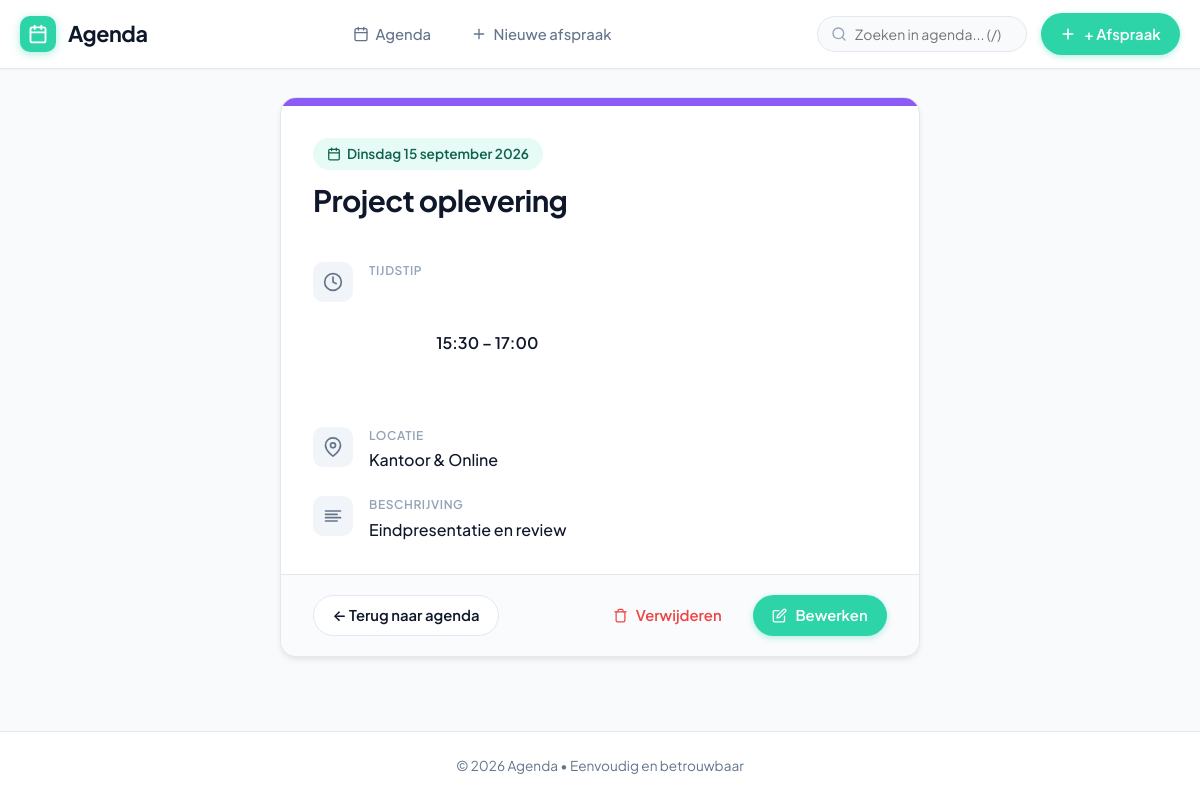
The app's page /event/6 with its own data.
### tables this page shows
CREATE TABLE events (
    id INTEGER PRIMARY KEY AUTOINCREMENT,
    title TEXT NOT NULL,
    description TEXT,
    event_date TEXT NOT NULL,
    start_time TEXT NOT NULL,
    end_time TEXT,
    location TEXT,
    color TEXT DEFAULT '#2DD4A8',
    created_at TEXT NOT NULL
, end_date TEXT);

### app.py (the view)
@app.route('/event/<int:event_id>')
def view_event(event_id):
    db = get_db()
    cursor = db.execute("SELECT * FROM events WHERE id = ?", (event_id,))
    event = cursor.fetchone()
    if not event:
        abort(404, description=f"Afspraak met ID {event_id} is niet gevonden.")
    if request.headers.get('X-Requested-With') == 'XMLHttpRequest' or request.args.get('format') == 'json':
        ev_dict = dict(event)
        ev_dict['formatted_date'] = event_date_full_range(ev_dict)
        return jsonify(ev_dict)
    return render_template('event.html', event=event)

### app.py (called while the page is built)
def get_db():
    if 'db' not in g:
        g.db = sqlite3.connect(DATABASE)
        g.db.row_factory = sqlite3.Row
        g.db.execute("PRAGMA foreign_keys = ON")
        g.db.execute("PRAGMA busy_timeout = 3000")
    return g.db

@app.before_request
def csrf_protect():
    if '_csrf_token' not in session:
        session['_csrf_token'] = secrets.token_hex(24)
    if request.method == 'POST':
        token = request.form.get('csrf_token') or request.headers.get('X-CSRFToken')
        if not token or token != session.get('_csrf_token'):
            abort(400, description="Ongeldig of ontbrekend CSRF-beveiligingstoken.")

@app.context_processor
def inject_globals():
    def csrf_token():
        if '_csrf_token' not in session:
            session['_csrf_token'] = secrets.token_hex(24)
        return session['_csrf_token']
    return {
        'csrf_token': csrf_token,
        'today_date': date.today(),
        'preset_colors': PRESET_COLORS,
        'dutch_days_short': DUTCH_DAYS_SHORT
    }

@app.template_filter('dutch_date')
def dutch_date_filter(val):
    if not val:
        return ""
    if isinstance(val, str):
        try:
            d = datetime.strptime(val, "%Y-%m-%d").date()
        except ValueError:
            return val
    elif isinstance(val, (datetime, date)):
        d = val if isinstance(val, date) else val.date()
    else:
        return str(val)
    weekday_name = DUTCH_DAYS[d.weekday()]
    month_name = DUTCH_MONTHS[d.month].lower()
    return f"{weekday_name} {d.day} {month_name} {d.year}"

@app.template_filter('event_date_full_range')
def event_date_full_range(ev):
    if not ev:
        return ""
    start_d = ev['event_date'] if isinstance(ev, (dict, sqlite3.Row)) else getattr(ev, 'event_date', '')
    end_d = ev['end_date'] if isinstance(ev, (dict, sqlite3.Row)) else getattr(ev, 'end_date', None)
    if not end_d or end_d == start_d:
        return dutch_date_filter(start_d)
    return f"{dutch_date_filter(start_d)} t/m {dutch_date_filter(end_d)}"

### templates/event.html (shortened to what this page needs)
{% extends "base.html" %}
{% block content %}
<div class="card detail-card">
    <div class="detail-badge-strip" style="background-color: {{ event.color or '#2DD4A8' }};"></div>
    <div class="detail-header">
        <div class="detail-meta-row">
            <span class="detail-date-badge">
                {{ event|event_date_full_range }}
            </span>
        </div>
        <h1 class="detail-title">{{ event.title }}</h1>
    </div>
    <div class="detail-body">
        <div class="detail-item">
            <div class="detail-icon-wrap">
                <svg width="20" height="20" viewBox="0 0 24 24" fill="none" stroke="currentColor" stroke-width="2" stroke-linecap="round" stroke-linejoin="round">
                    <circle cx="12" cy="12" r="10"></circle>
                    <polyline points="12 6 12 12 16 14"></polyline>
                </svg>
            </div>
            <div class="detail-item-content">
                <div class="detail-item-label">Tijdstip</div>
                <div class="detail-item-text" style="font-weight: 600;">
                    {% if event.start_time %}
                        {{ event.start_time }}{% if event.end_time %} &ndash; {{ event.end_time }}{% endif %}
                    {% else %}
                        Hele dag
                    {% endif %}
                </div>
            </div>
        </div>
        {% if event.location %}
            <div class="detail-item">
                <div class="detail-icon-wrap">
                    <svg width="20" height="20" viewBox="0 0 24 24" fill="none" stroke="currentColor" stroke-width="2" stroke-linecap="round" stroke-linejoin="round">
                        <path d="M21 10c0 7-9 13-9 13s-9-6-9-13a9 9 0 0 1 18 0z"></path>
                        <circle cx="12" cy="10" r="3"></circle>
                    </svg>
                </div>
                <div class="detail-item-content">
                    <div class="detail-item-label">Locatie</div>
                    <div class="detail-item-text">{{ event.location }}</div>
                </div>
            </div>
        {% endif %}
        {% if event.description %}
            <div class="detail-item">
                <div class="detail-icon-wrap">
                </div>
                <div class="detail-item-content">
                    <div class="detail-item-label">Beschrijving</div>
                    <div class="detail-item-text">{{ event.description }}</div>
                </div>
            </div>
        {% endif %}
    </div>
    <div class="detail-actions">
        <a href="{{ url_for('index') }}" class="btn btn-outline" id="btn-back">
            &larr; Terug naar agenda
        </a>
        <div style="display: flex; gap: 0.75rem; align-items: center;">
            <form action="{{ url_for('delete_event', event_id=event.id) }}" method="POST" class="delete-event-form" data-event-title="{{ event.title }}">
                <button type="submit" class="btn btn-ghost" style="color: var(--danger);" id="btn-delete">
                    <svg width="15" height="15" viewBox="0 0 24 24" fill="none" stroke="currentColor" stroke-width="2" stroke-linecap="round" stroke-linejoin="round">
                        <polyline points="3 6 5 6 21 6"></polyline>
                        <path d="M19 6v14a2 2 0 0 1-2 2H7a2 2 0 0 1-2-2V6m3 0V4a2 2 0 0 1 2-2h4a2 2 0 0 1 2 2v2"></path>
                    </svg>
                    Verwijderen
                </button>
            </form>
            <a href="{{ url_for('edit_event', event_id=event.id) }}" class="btn btn-primary" id="btn-edit">
                <svg width="15" height="15" viewBox="0 0 24 24" fill="none" stroke="currentColor" stroke-width="2" stroke-linecap="round" stroke-linejoin="round">
                    <path d="M11 4H4a2 2 0 0 0-2 2v14a2 2 0 0 0 2 2h14a2 2 0 0 0 2-2v-7"></path>
                    <path d="M18.5 2.5a2.121 2.121 0 0 1 3 3L12 15l-4 1 1-4 9.5-9.5z"></path>
                </svg>
                Bewerken
            </a>
        </div>
    </div>
</div>
{% endblock %}

### static/css/style.css (style rules this page uses)
:root { --primary: #2DD4A8; --primary-hover: #22B891; --primary-light: #E6FBF5; --primary-focus: rgba(45, 212, 168, 0.25); --primary-text: #0E624E; --bg: #F8FAFC; --surface: #FFFFFF; --surface-hover: #F1F5F9; --border: #E2E8F0; --border-light: #F1F5F9; --text-main: #0F172A; --text-muted: #64748B; --text-light: #94A3B8; --danger: #EF4444; --danger-light: #FEF2F2; --danger-hover: #DC2626; --success: #10B981; --success-light: #ECFDF5; --info: #3B82F6; --info-light: #EFF6FF; --radius-sm: 6px; --radius-md: 10px; --radius-lg: 16px; --radius-full: 9999px; --shadow-xs: 0 1px 2px rgba(0, 0, 0, 0.04); --shadow-sm: 0 1px 3px rgba(0, 0, 0, 0.06), 0 1px 2px rgba(0, 0, 0, 0.04); --shadow-md: 0 4px 6px -1px rgba(0, 0, 0, 0.07), 0 2px 4px -1px rgba(0, 0, 0, 0.04); --shadow-lg: 0 10px 15px -3px rgba(0, 0, 0, 0.08), 0 4px 6px -2px rgba(0, 0, 0, 0.04); --shadow-popup: 0 20px 25px -5px rgba(0, 0, 0, 0.1), 0 10px 10px -5px rgba(0, 0, 0, 0.04); --font-family: 'Plus Jakarta Sans', system-ui, -apple-system, BlinkMacSystemFont, 'Segoe UI', Roboto, sans-serif; --transition: all 0.2s cubic-bezier(0.16, 1, 0.3, 1); }
*, *::before, *::after { box-sizing: border-box; margin: 0; padding: 0; }
html { font-size: 16px; scroll-behavior: smooth; }
body { font-family: var(--font-family); background-color: var(--bg); color: var(--text-main); line-height: 1.5; min-height: 100vh; display: flex; flex-direction: column; -webkit-font-smoothing: antialiased; }
.btn { display: inline-flex; align-items: center; justify-content: center; gap: 0.5rem; padding: 0.55rem 1.15rem; border-radius: var(--radius-full); font-size: 0.925rem; font-weight: 600; font-family: inherit; text-decoration: none; cursor: pointer; border: 1px solid transparent; transition: var(--transition); white-space: nowrap; }
.btn-primary { background: var(--primary); color: #FFFFFF; box-shadow: 0 2px 6px rgba(45, 212, 168, 0.35); }
.btn-outline { background: var(--surface); color: var(--text-main); border-color: var(--border); }
.btn-ghost { background: transparent; color: var(--text-muted); }
.card { background: var(--surface); border-radius: var(--radius-lg); border: 1px solid var(--border); box-shadow: var(--shadow-md); overflow: hidden; }
.detail-card { max-width: 640px; margin: 0 auto; }
.detail-badge-strip { height: 8px; background: var(--primary); }
.detail-header { padding: 2rem 2rem 1.25rem 2rem; }
.detail-meta-row { display: flex; align-items: center; gap: 1rem; margin-bottom: 0.5rem; }
.detail-date-badge { display: inline-flex; align-items: center; gap: 0.4rem; padding: 0.35rem 0.85rem; background: var(--primary-light); color: var(--primary-text); font-size: 0.85rem; font-weight: 600; border-radius: var(--radius-full); }
.detail-title { font-size: 1.85rem; font-weight: 700; letter-spacing: -0.02em; color: var(--text-main); margin-top: 0.5rem; }
.detail-body { padding: 1.25rem 2rem 2rem 2rem; display: flex; flex-direction: column; gap: 1.5rem; }
.detail-item { display: flex; align-items: flex-start; gap: 1rem; }
.detail-icon-wrap { width: 40px; height: 40px; border-radius: var(--radius-md); background: var(--surface-hover); display: flex; align-items: center; justify-content: center; color: var(--text-muted); flex-shrink: 0; }
.detail-item-content { flex: 1; }
.detail-item-label { font-size: 0.75rem; text-transform: uppercase; font-weight: 600; letter-spacing: 0.05em; color: var(--text-light); margin-bottom: 0.2rem; }
.detail-item-text { font-size: 1rem; font-weight: 500; color: var(--text-main); white-space: pre-wrap; }
.detail-actions { display: flex; align-items: center; justify-content: space-between; padding: 1.25rem 2rem; background: #FAFBFD; border-top: 1px solid var(--border); }

### records on screen
events: title "Project oplevering", start_time "15:30", end_time "17:00", location "Kantoor & Online", description "Eindpresentatie en review"

### other values on screen
{{ event|event_date_full_range }} "Dinsdag 15 september 2026"
